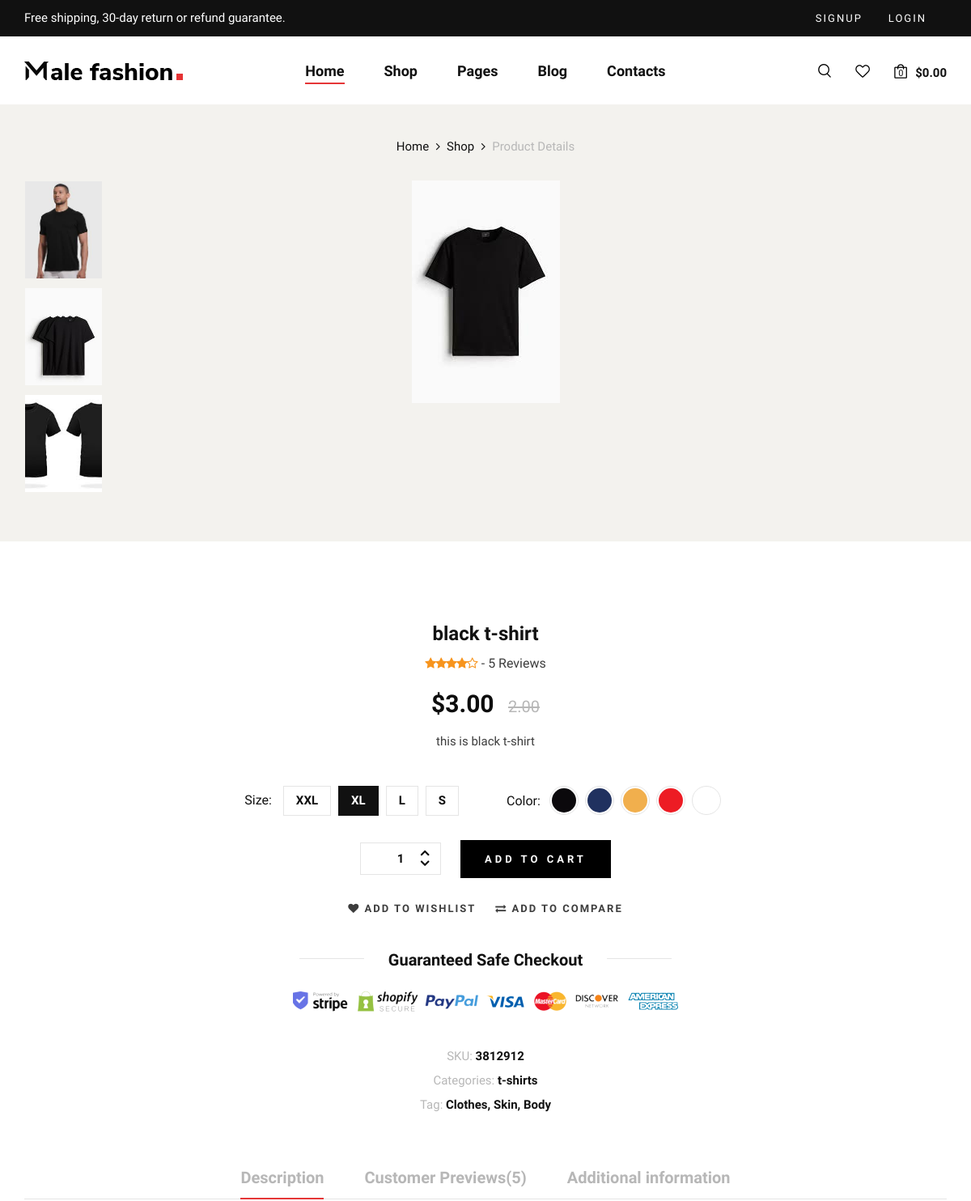
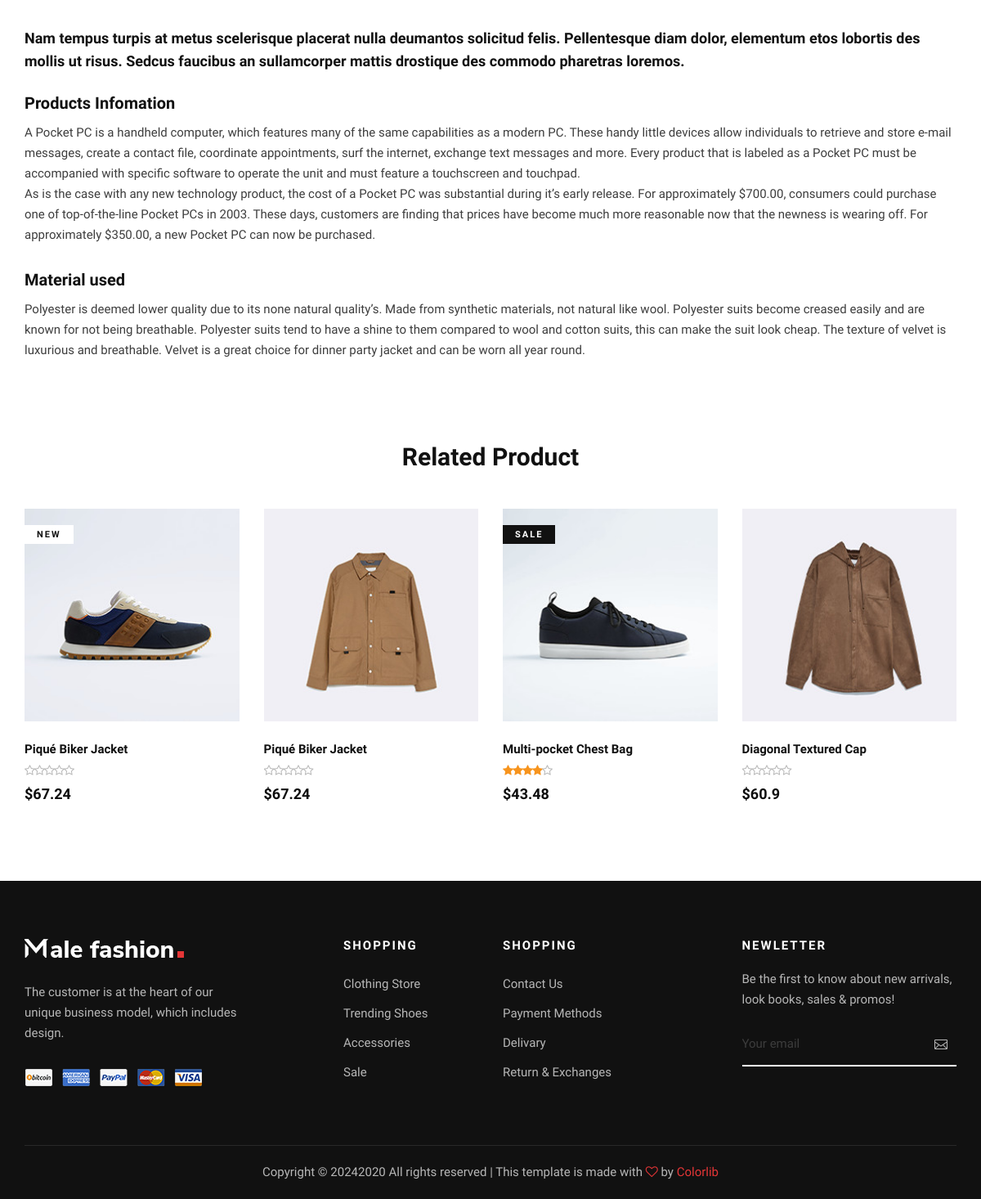
The page /product_list/black-t-shirt on the database its author committed (2 pictures, top to bottom).
### pages/models.py (models this page shows, shortened)
class Product_image(models.Model):
    IMproduct_name=models.ForeignKey('Product',verbose_name=_('product name'), on_delete=models.CASCADE)
    IMimage_product=models.ImageField(upload_to='product_detail/%y/%m/%d',verbose_name=_('product images'))
    class Meta:
        verbose_name = 'Image'
        verbose_name_plural = 'Images'

class Product(models.Model):
    PRDname=models.CharField(max_length=200,verbose_name=_('product name'))
    PRDcategory=models.ForeignKey('Category',verbose_name=_('product category'),blank=True, null=True,on_delete=models.CASCADE)
    PRDbrand=models.ForeignKey('settings.Brand',verbose_name=_('product brand'),on_delete=models.CASCADE , blank=True, null=True)
    PRDbase_productimage=models.ImageField(upload_to='products/%y/%m/%d' , verbose_name=_('product image'))
    PRDdescription=models.TextField(max_length=500,verbose_name=_('product description'))
    PRDprice=models.DecimalField(max_digits=5,decimal_places=2,verbose_name=_('product price'))
    PRDdiscountprice=models.DecimalField(max_digits=5,decimal_places=2,blank=True, null=True, verbose_name=_('product offer'))
    PRDisnew=models.BooleanField(blank=True, null=True,verbose_name=_('is new product'))
    PRDcreated=models.DateTimeField(verbose_name=_('product created'))
    PRDbestsellers=models.BooleanField(default=False,verbose_name=_('best sellesrs'))
    PRDnewarrivals=models.BooleanField(default=False,verbose_name=_('new arrivals'))
    PRDhotsales=models.BooleanField(default=False,verbose_name=_('hot sales'))
    slug=models.SlugField(blank=True, null=True)
    class Meta:
        verbose_name = 'Product'
        verbose_name_plural = 'Products'

class Category(models.Model):
    CATname=models.CharField(max_length=200,verbose_name=_('category name'))
    CATparent=models.ForeignKey('self',limit_choices_to={'CATparent__isnull':True},blank=True, null=True,verbose_name=_('parent category'),on_delete=models.CASCADE)
    class Meta:
        verbose_name = 'Category'
        verbose_name_plural = 'Categories'
    def __str__(self):
        return self.CATname

### pages/views.py (the view)
# urls.py: path('<str:slug>',views.product_detail,name="product_detail"),
def product_detail(request,slug):
    product_detail=Product.objects.get(slug=slug)
    product_image=Product_image.objects.filter(IMproduct_name=product_detail)
    context={
        'product_detail':product_detail,
        'product_image':product_image,
    }
    return render(request,'pages/product_detail.html',context)

### templates/pages/product_detail.html (shortened to what this page needs)
{% extends 'base.html' %}
{% load static %}
{% block content %}
    <section class="shop-details">
        <div class="product__details__pic">
            <div class="container">
                <div class="row">
                    <div class="col-lg-12">
                        <div class="product__details__breadcrumb">
                            <a href="./index.html">Home</a>
                            <a href="./shop.html">Shop</a>
                            <span>Product Details</span>
                        </div>
                    </div>
                </div>
                <div class="row">
                    <div class="col-lg-3 col-md-3">
                        <ul class="nav nav-tabs" role="tablist">
                            {% for product_image in product_image %}
                            <li class="nav-item">
                                <a class="nav-link active" data-toggle="tab" href="#tabs-1" role="tab">
                                    <div class="product__thumb__pic set-bg" data-setbg="{{product_image.IMimage_product.url}}">
                                    </div>
                                </a>
                            </li>
                            {% endfor %}
                        </ul>
                    </div>
                    <div class="col-lg-6 col-md-9">
                        <div class="tab-content">
                            <div class="tab-pane active" id="tabs-1" role="tabpanel">
                                <div class="product__details__pic__item">
                                    <img src="{{product_detail.PRDbase_productimage.url}}" alt="">
                                </div>
                            </div>
                        </div>
                    </div>
                </div>
            </div>
        </div>
        {% if product_detail.PRDdiscountprice %}
        <div class="product__details__content">
            <div class="container">
                <div class="row d-flex justify-content-center">
                    <div class="col-lg-8">
                        <div class="product__details__text">
                            <h4>{{product_detail.PRDname}}</h4>
                            <div class="rating">
                                <i class="fa fa-star"></i>
                                <i class="fa fa-star"></i>
                                <i class="fa fa-star"></i>
                                <i class="fa fa-star"></i>
                                <i class="fa fa-star-o"></i>
                                <span> - 5 Reviews</span>
                            </div>
                            <h3>${{product_detail.PRDprice}} <span>{{product_detail.PRDdiscountprice}}</span></h3>
                            <p>{{product_detail.PRDdescription}}
                            </p>
                            <div class="product__details__option">
                                <div class="product__details__option__size">
                                    <span>Size:</span>
                                    <label for="xxl">xxl
                                    </label>
                                    <label class="active" for="xl">xl
                                    </label>
                                    <label for="l">l
                                    </label>
                                    <label for="sm">s
                                    </label>
                                </div>
                                <div class="product__details__option__color">
                                    <span>Color:</span>
                                    <label class="c-1" for="sp-1">
                                    </label>
                                    <label class="c-2" for="sp-2">
                                    </label>
                                    <label class="c-3" for="sp-3">
                                    </label>
                                    <label class="c-4" for="sp-4">
                                    </label>
                                    <label class="c-9" for="sp-9">
                                    </label>
                                </div>
                            </div>
                            <div class="product__details__cart__option">
                                <div class="quantity">
                                    <div class="pro-qty">
                                        <input type="text" value="1">
                                    </div>
                                </div>
                                <a href="#" class="primary-btn" onclick="addToCart({{product_detail.id}},this)">add to cart</a>
                            </div>
                            <div class="product__details__btns__option">
                                <a href="#"><i class="fa fa-heart"></i> add to wishlist</a>
                                <a href=""><i class="fa fa-exchange"></i> Add To Compare</a>
                            </div>
                            <div class="product__details__last__option">
                                <h5><span>Guaranteed Safe Checkout</span></h5>
                                <img src="img/shop-details/details-payment.png" alt="">
                                <ul>
                                    <li><span>SKU:</span> 3812912</li>
                                    <li><span>Categories:</span> {{product_detail.PRDcategory}}</li>
                                    <li><span>Tag:</span> Clothes, Skin, Body</li>
                                </ul>
                            </div>
                        </div>
                    </div>
                </div>
                <div class="row">
                    <div class="col-lg-12">
                        <div class="product__details__tab">
                            <ul class="nav nav-tabs" role="tablist">
                                <li class="nav-item">
                                    <a class="nav-link active" data-toggle="tab" href="#tabs-5"
                                    role="tab">Description</a>
                                </li>
                                <li class="nav-item">
                                    <a class="nav-link" data-toggle="tab" href="#tabs-6" role="tab">Customer
                                    Previews(5)</a>
                                </li>
                                <li class="nav-item">
                                    <a class="nav-link" data-toggle="tab" href="#tabs-7" role="tab">Additional
                                    information</a>
                                </li>
                            </ul>
                            <div class="tab-content">
                                <div class="tab-pane active" id="tabs-5" role="tabpanel">
                                    <div class="product__details__tab__content">
                                        <p class="note">Nam tempus turpis at metus scelerisque placerat nulla deumantos
                                            solicitud felis. Pellentesque diam dolor, elementum etos lobortis des mollis
                                            ut risus. Sedcus faucibus an sullamcorper mattis drostique des commodo
                                        pharetras loremos.</p>
                                        <div class="product__details__tab__content__item">
                                            <h5>Products Infomation</h5>
                                            <p>A Pocket PC is a handheld computer, which features many of the same
                                                capabilities as a modern PC. These handy little devices allow
                                                individuals to retrieve and store e-mail messages, create a contact
                                                file, coordinate appointments, surf the internet, exchange text messages
                                                and more. Every product that is labeled as a Pocket PC must be
                                                accompanied with specific software to operate the unit and must feature
                                            a touchscreen and touchpad.</p>
                                            <p>As is the case with any new technology product, the cost of a Pocket PC
                                                was substantial during it’s early release. For approximately $700.00,
                                                consumers could purchase one of top-of-the-line Pocket PCs in 2003.
                                                These days, customers are finding that prices have become much more
                                                reasonable now that the newness is wearing off. For approximately
                                            $350.00, a new Pocket PC can now be purchased.</p>
                                        </div>
                                        <div class="product__details__tab__content__item">
                                            <h5>Material used</h5>
                                            <p>Polyester is deemed lower quality due to its none natural quality’s. Made
                                                from synthetic materials, not natural like wool. Polyester suits become
                                                creased easily and are known for not being breathable. Polyester suits
                                                tend to have a shine to them compared to wool and cotton suits, this can
                                                make the suit look cheap. The texture of velvet is luxurious and
                                                breathable. Velvet is a great choice for dinner party jacket and can be
                                            worn all year round.</p>
                                        </div>
                                    </div>
                                </div>
                            </div>
                        </div>
                    </div>
                </div>
            </div>
        </div>
        {% endif %}
    </section>
    <section class="related spad">
        <div class="container">
            <div class="row">
                <div class="col-lg-12">
                    <h3 class="related-title">Related Product</h3>
                </div>
            </div>
            <div class="row">
                <div class="col-lg-3 col-md-6 col-sm-6 col-sm-6">
                    <div class="product__item">
                        <div class="product__item__pic set-bg" data-setbg="img/product/product-1.jpg">
                            <span class="label">New</span>
                        </div>
                        <div class="product__item__text">
                            <h6>Piqué Biker Jacket</h6>
                            <div class="rating">
                                <i class="fa fa-star-o"></i>
                                <i class="fa fa-star-o"></i>
                                <i class="fa fa-star-o"></i>
                                <i class="fa fa-star-o"></i>
                                <i class="fa fa-star-o"></i>
                            </div>
                            <h5>$67.24</h5>
                        </div>
                    </div>
                </div>
                <div class="col-lg-3 col-md-6 col-sm-6 col-sm-6">
                    <div class="product__item">
                        <div class="product__item__pic set-bg" data-setbg="img/product/product-2.jpg">
                        </div>
                        <div class="product__item__text">
                            <h6>Piqué Biker Jacket</h6>
                            <div class="rating">
                                <i class="fa fa-star-o"></i>
                                <i class="fa fa-star-o"></i>
                                <i class="fa fa-star-o"></i>
                                <i class="fa fa-star-o"></i>
                                <i class="fa fa-star-o"></i>
                            </div>
                            <h5>$67.24</h5>
                        </div>
                    </div>
                </div>
                <div class="col-lg-3 col-md-6 col-sm-6 col-sm-6">
                    <div class="product__item sale">
                        <div class="product__item__pic set-bg" data-setbg="img/product/product-3.jpg">
                            <span class="label">Sale</span>
                        </div>
                        <div class="product__item__text">
                            <h6>Multi-pocket Chest Bag</h6>
                            <div class="rating">
                                <i class="fa fa-star"></i>
                                <i class="fa fa-star"></i>
                                <i class="fa fa-star"></i>
                                <i class="fa fa-star"></i>
                                <i class="fa fa-star-o"></i>
                            </div>
                            <h5>$43.48</h5>
                        </div>
                    </div>
                </div>
                <div class="col-lg-3 col-md-6 col-sm-6 col-sm-6">
                    <div class="product__item">
                        <div class="product__item__pic set-bg" data-setbg="img/product/product-4.jpg">
                        </div>
                        <div class="product__item__text">
                            <h6>Diagonal Textured Cap</h6>
                            <div class="rating">
                                <i class="fa fa-star-o"></i>
                                <i class="fa fa-star-o"></i>
                                <i class="fa fa-star-o"></i>
                                <i class="fa fa-star-o"></i>
                                <i class="fa fa-star-o"></i>
                            </div>
                            <h5>$60.9</h5>
                        </div>
                    </div>
                </div>
            </div>
        </div>
    </section>
{% endblock content %}

### rows shown on the page
Product_image: shows a picture
Product_image: shows a picture
Product_image: shows a picture
Product: PRDbase_productimage (picture), PRDname "black t-shirt", PRDprice "3.00", PRDdiscountprice "2.00", PRDdescription "this is black t-shirt", PRDcategory "t-shirts"
